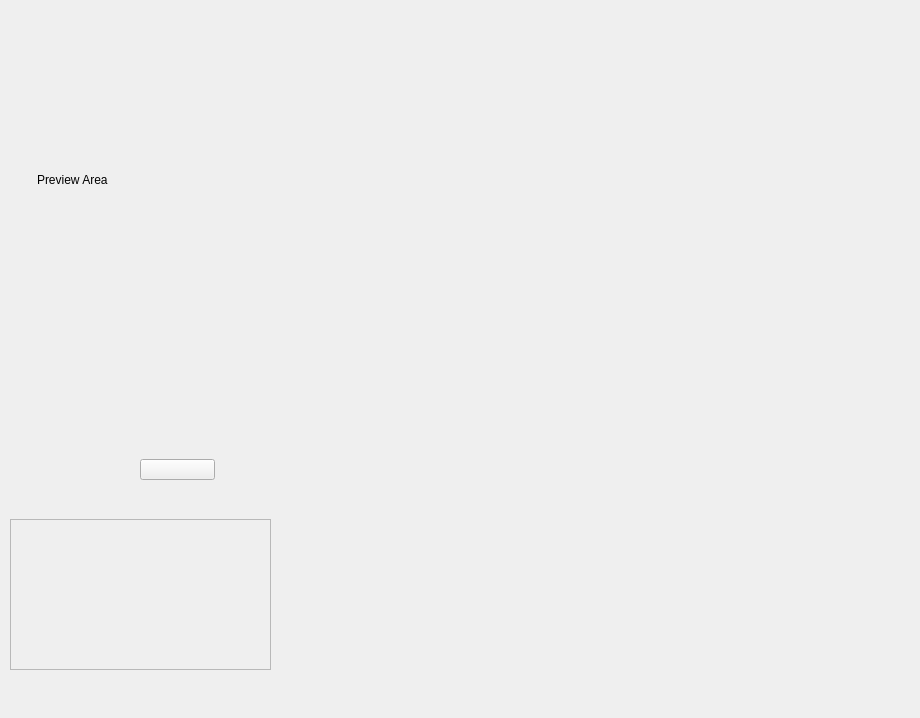
<?xml version="1.0" encoding="UTF-8"?>
<ui version="4.0">
 <class>SignalPreviewWidget</class>
 <widget class="QWidget" name="SignalPreviewWidget">
  <property name="geometry">
   <rect>
    <x>0</x>
    <y>0</y>
    <width>920</width>
    <height>718</height>
   </rect>
  </property>
  <property name="windowTitle">
   <string>Form</string>
  </property>
  <layout class="QVBoxLayout" name="verticalLayout">
   <property name="spacing">
    <number>0</number>
   </property>
   <property name="leftMargin">
    <number>0</number>
   </property>
   <property name="topMargin">
    <number>0</number>
   </property>
   <property name="rightMargin">
    <number>0</number>
   </property>
   <property name="bottomMargin">
    <number>0</number>
   </property>
   <item>
    <widget class="QWidget" name="widget_title" native="true">
     <property name="sizePolicy">
      <sizepolicy hsizetype="Preferred" vsizetype="Preferred">
       <horstretch>0</horstretch>
       <verstretch>0</verstretch>
      </sizepolicy>
     </property>
     <layout class="QHBoxLayout" name="horizontalLayout">
      <property name="spacing">
       <number>11</number>
      </property>
      <property name="leftMargin">
       <number>19</number>
      </property>
      <item>
       <widget class="QLabel" name="label_ico">
        <property name="text">
         <string/>
        </property>
       </widget>
      </item>
      <item>
       <widget class="QLabel" name="label_text">
        <property name="text">
         <string>Preview Area</string>
        </property>
       </widget>
      </item>
      <item>
       <spacer name="horizontalSpacer">
        <property name="orientation">
         <enum>Qt::Horizontal</enum>
        </property>
        <property name="sizeHint" stdset="0">
         <size>
          <width>40</width>
          <height>20</height>
         </size>
        </property>
       </spacer>
      </item>
     </layout>
    </widget>
   </item>
   <item>
    <widget class="QWidget" name="widget_center" native="true">
     <widget class="QPushButton" name="left_pushButton">
      <property name="geometry">
       <rect>
        <x>140</x>
        <y>100</y>
        <width>75</width>
        <height>21</height>
       </rect>
      </property>
      <property name="sizePolicy">
       <sizepolicy hsizetype="Expanding" vsizetype="Expanding">
        <horstretch>0</horstretch>
        <verstretch>0</verstretch>
       </sizepolicy>
      </property>
      <property name="text">
       <string/>
      </property>
     </widget>
     <widget class="QPushButton" name="right_pushButton">
      <property name="geometry">
       <rect>
        <x>80</x>
        <y>360</y>
        <width>75</width>
        <height>23</height>
       </rect>
      </property>
      <property name="sizePolicy">
       <sizepolicy hsizetype="Expanding" vsizetype="Expanding">
        <horstretch>0</horstretch>
        <verstretch>0</verstretch>
       </sizepolicy>
      </property>
      <property name="text">
       <string/>
      </property>
     </widget>
     <widget class="QPushButton" name="up_pushButton">
      <property name="geometry">
       <rect>
        <x>241</x>
        <y>381</y>
        <width>75</width>
        <height>23</height>
       </rect>
      </property>
      <property name="sizePolicy">
       <sizepolicy hsizetype="Expanding" vsizetype="Expanding">
        <horstretch>0</horstretch>
        <verstretch>0</verstretch>
       </sizepolicy>
      </property>
      <property name="minimumSize">
       <size>
        <width>0</width>
        <height>0</height>
       </size>
      </property>
      <property name="text">
       <string/>
      </property>
     </widget>
     <widget class="QPushButton" name="down_pushButton">
      <property name="geometry">
       <rect>
        <x>322</x>
        <y>381</y>
        <width>75</width>
        <height>23</height>
       </rect>
      </property>
      <property name="sizePolicy">
       <sizepolicy hsizetype="Expanding" vsizetype="Expanding">
        <horstretch>0</horstretch>
        <verstretch>0</verstretch>
       </sizepolicy>
      </property>
      <property name="minimumSize">
       <size>
        <width>0</width>
        <height>0</height>
       </size>
      </property>
      <property name="text">
       <string/>
      </property>
     </widget>
     <widget class="QScrollArea" name="scrollArea">
      <property name="geometry">
       <rect>
        <x>10</x>
        <y>160</y>
        <width>261</width>
        <height>151</height>
       </rect>
      </property>
      <property name="widgetResizable">
       <bool>true</bool>
      </property>
      <widget class="QWidget" name="scrollAreaWidgetContents">
       <property name="geometry">
        <rect>
         <x>0</x>
         <y>0</y>
         <width>259</width>
         <height>149</height>
        </rect>
       </property>
      </widget>
     </widget>
    </widget>
   </item>
  </layout>
 </widget>
 <resources/>
 <connections/>
</ui>
